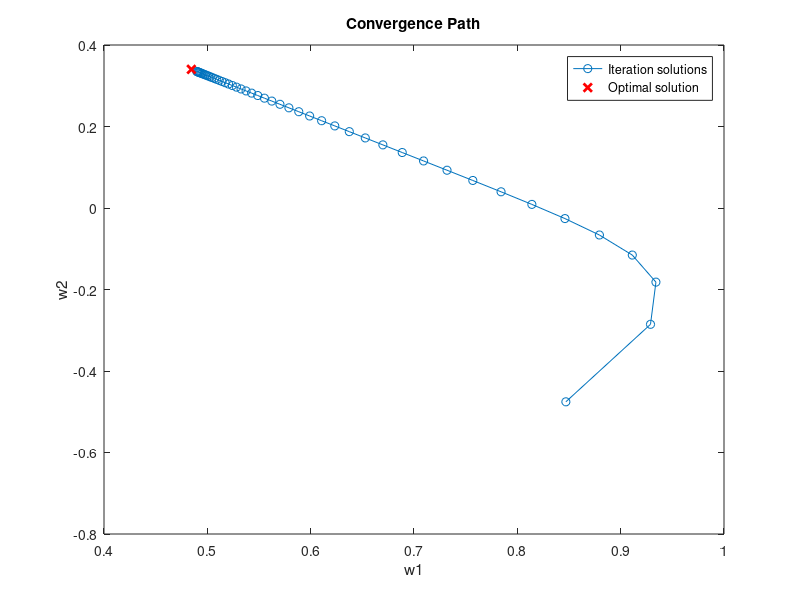
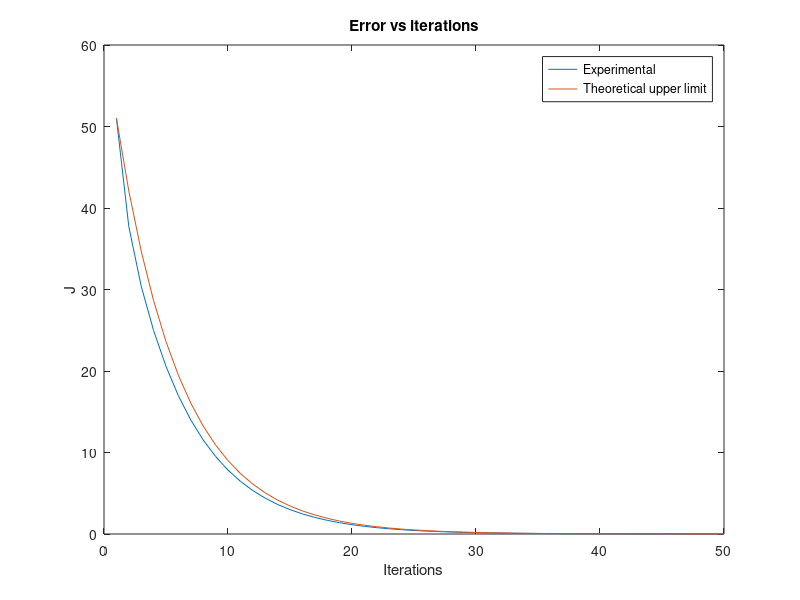

These figures' MATLAB source, in order:
clear all, close all, clc;

addpath library

num_iter = 50;

% ========== Arguments gd ==========

x = rand(1,randi([100,200]));
M = 2;
error_tolerance = 0;
max_num_iter = num_iter;

% ========== Function gd ==========

% compute optimal solution using "lpc"
w_o_opt = lpc(x, M);
w_o_opt = -w_o_opt(2:end)';

% init iteration solutions
w_o_partial = zeros(num_iter,M);
J_partial = zeros(num_iter,1);

J_min = sum(x.^2);

N = length(x);

% calculate autocorrelation
p = xcorr(x, M);
p = p(M+1:end)'; % biased autocorrelation

R = toeplitz(p(1:end-1)); % toeplitz matrix of the autocorrelation

eigs_R = eig(R); % eigenvalues of R matrix (excluding the first row and column)
factor = 0.3; % converges if factor < 1
mu_max = 2/max(eigs_R); % maximum value of mu for gradient descent
mu = factor * mu_max; % learning rate for gradient descent
assert(mu < 0.1)

% computing theoretical upper limit of error vs iterations
lambda_min = min(eigs_R);
% tau = 1 / 2 / mu / lambda_min; % approximated formula
tau = -1/(2 * log(1 - mu*lambda_min));

% initialize coefficients to random values between -1 and 1
w_o = 2*rand(1,M)'-1;

grad = 1;
num_iter = 0;
% perform gradient descent
while (sum(abs(grad)) > error_tolerance) && (num_iter < max_num_iter)
    % update coefficients
    grad = (p(2:end) - R * w_o);
    w_o = w_o + mu*grad;
    w_o_partial(num_iter+1,:) = w_o;
    J_partial(num_iter+1) = J_min + (w_o - w_o_opt)' * R(2:end,2:end) * (w_o - w_o_opt);
    num_iter = num_iter + 1;
end

w1 = w_o_partial(:,1);
w2 = w_o_partial(:,2);

% plot solution vectors
plot(w1,w2,'-o');
hold on;
plot(w_o_opt(1),w_o_opt(2),'rx','LineWidth',2);

hold off;
xlabel('w1');
ylabel('w2');
title('Convergence Path');
legend('Iteration solutions', 'Optimal solution');

amp = J_partial(1) - J_min(1);
iter_axis = 1:num_iter;
exponential = amp*exp(-1/tau*(iter_axis - 1));

figure;
plot(iter_axis,J_partial - J_min);
hold on
plot(iter_axis,exponential)
title('Error vs iterations')
xlabel('Iterations')
ylabel('J')
legend('Experimental','Theoretical upper limit');
